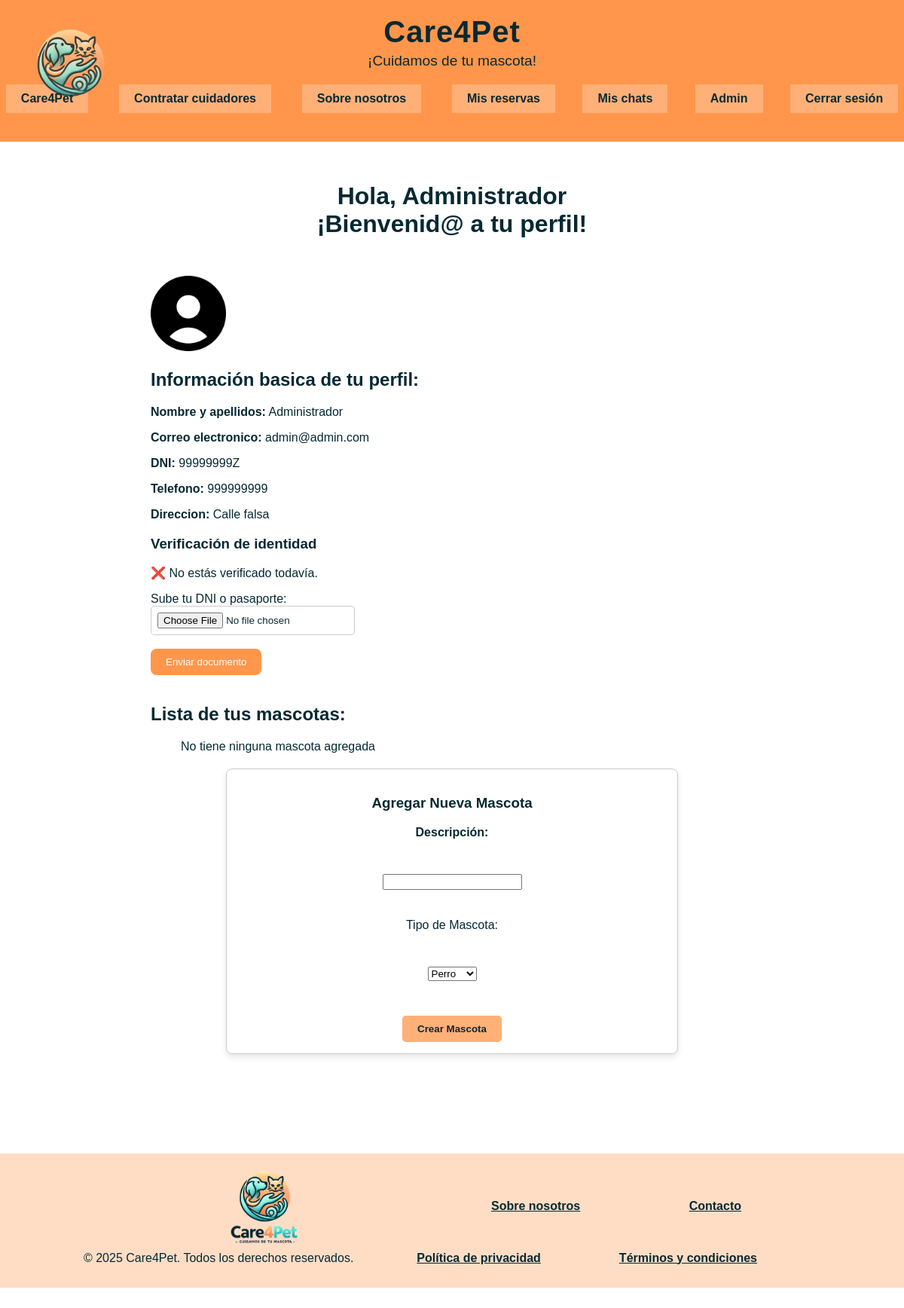
/perfil_dueno.php (signed in), run on the app's committed database.
### tables this page shows
CREATE TABLE `usuarios` (
  `idUsuario` bigint(20) UNSIGNED NOT NULL,
  `Nombre` varchar(255) NOT NULL,
  `Apellidos` varchar(255) NOT NULL,
  `Correo` varchar(255) NOT NULL,
  `Contraseña` varchar(255) NOT NULL,
  `DNI` varchar(255) NOT NULL,
  `Telefono` int(11) NOT NULL,
  `FotoPerfil` text DEFAULT NULL,
  `Direccion` varchar(255) DEFAULT NULL,
  `esDueno` tinyint(1) NOT NULL DEFAULT 0,
  `esCuidador` tinyint(1) NOT NULL DEFAULT 0,
  `esAdmin` tinyint(1) NOT NULL DEFAULT 0,
  `cuentaActiva` tinyint(1) NOT NULL DEFAULT 1,
  `fecha_registro` timestamp NOT NULL DEFAULT current_timestamp(),
  `verificado` tinyint(1) NOT NULL DEFAULT 0,
  `documento_verificacion` varchar(255) DEFAULT NULL
);

### includes/mysql/DatabaseConnection.php (called while the page is built, shortened)
<?php
    class DatabaseConnection {
        private static ?DatabaseConnection $instance = null;
        private ?mysqli $connection = null;
        private function __construct() {
            $this->connection = new mysqli(
                BD_HOST,
                BD_USER,
                BD_PASS,
                BD_NAME
            );
        }
        public static function getInstance() {
            if (self::$instance === null) {
                self::$instance = new DatabaseConnection();
            }
            return self::$instance;
        }
        public function getConnection() {
            return $this->connection;
        }
    }
?>

### includes/mysql/DAOs/DAOUsuario.php (called while the page is built, shortened)
<?php
    class DAOUsuario {
        private static $DAOUsuarioInstance = null;
        private $con;
        private function __construct() {
            require_once __DIR__ . '/../../clases/Usuario_t.php';
            require_once __DIR__ . '/../DatabaseConnection.php';
            $this->con = (DatabaseConnection::getInstance())->getConnection();
        }
        public static function getInstance() {
            if (null === self::$DAOUsuarioInstance) {
                self::$DAOUsuarioInstance = new DAOUsuario();
            }
            return self::$DAOUsuarioInstance;
        }
        public function leerUnUsuario($correo) {
            $sentencia_sql = "SELECT * FROM usuarios WHERE Correo = '{$correo}'";
            $consulta_resultado = $this->con->query($sentencia_sql);
            if ($consulta_resultado->num_rows > 0) {
                $valores_resultado = $consulta_resultado->fetch_assoc();
                $idUsuario = $valores_resultado["idUsuario"];
                $nombre = $valores_resultado["Nombre"];
                $apellidos = $valores_resultado["Apellidos"];
                $correo = $valores_resultado["Correo"];
                $contrasena = $valores_resultado["Contraseña"];
                $dni = $valores_resultado["DNI"];
                $telefono = $valores_resultado["Telefono"];
                $fotoPerfil = $valores_resultado["FotoPerfil"];
                $direccion = $valores_resultado["Direccion"];
                $esDueno = $valores_resultado["esDueno"];
                $esCuidador = $valores_resultado["esCuidador"];
                $esAdmin = $valores_resultado["esAdmin"];
                $cuentaActiva = $valores_resultado["cuentaActiva"];
                $fecha_registro = $valores_resultado["fecha_registro"];
                $usuarioBuscado = new tUsuario($idUsuario, $nombre, $apellidos,
                    $correo, $contrasena, $dni, $telefono, $fotoPerfil,
                    $direccion, $esDueno, $esCuidador, $esAdmin, $cuentaActiva, $fecha_registro);
                return $usuarioBuscado;
            }
            else {
                return NULL;
            }
        }
    }
?>

### includes/clases/Usuario_t.php (called while the page is built, shortened)
<?php
    class tUsuario {
        public $id, $nombre, $apellidos, $correo, $contrasena,
            $dni, $telefono, $fotoPerfil, $direccion, $esDueno,
            $esCuidador, $esAdmin, $cuentaActiva, $fecha_registro,
            $verificado, $documento_verificacion;
        public function __construct($id = NULL, $nombre = "", $apellidos = "",
            $correo = "", $contrasena = "", $dni = "", $telefono = "", $fotoPerfil = "",
            $direccion = "", $esDueno = 0, $esCuidador = 0, $esAdmin = 0,
            $cuentaActiva = 1, $fecha_registro = NULL, $verificado = 0, $documento_verificacion = NULL) {
            $this->nombre = $nombre;
            $this->correo = $correo;
            $this->dni = $dni;
            $this->telefono = $telefono;
            $this->fotoPerfil = $fotoPerfil;
            $this->direccion = $direccion;
        }
        public function getNombre() { return $this->nombre; }
        public function getCorreo() { return $this->correo; }
        public function getDNI() { return $this->dni; }
        public function getTelefono() { return $this->telefono; }
        public function getFotoPerfil() { return $this->fotoPerfil; }
        public function getDireccion() { return $this->direccion; }
    }
?>

### includes/mysql/DAOs/DAOMascota.php (called while the page is built, shortened)
<?php
    class DAOMascota {
        private static $DAOMascotaInstance = null;
        private $con;
        private function __construct() {
            require_once __DIR__ . '/../DatabaseConnection.php';
            $this->con = (DatabaseConnection::getInstance())->getConnection();
        }
        public static function getInstance() {
            if (null === self::$DAOMascotaInstance) {
                self::$DAOMascotaInstance = new DAOMascota();
            }
            return self::$DAOMascotaInstance;
        }
        public function leerMascotasDelUsuario($idUsuario) {
            $sentencia_sql = "SELECT
                m.idMascota,
                m.FotoMascota,
                m.Descripcion,
                m.TipoMascota
            FROM
                usuarios u
                INNER JOIN duenos d ON u.idUsuario = d.idUsuario
                INNER JOIN mascotas m ON d.idMascota = m.idMascota
            WHERE
                u.idUsuario = '$idUsuario'";
            $consulta_resultado = $this->con->query($sentencia_sql);
            $arrayMascotas = [];
            if ($consulta_resultado->num_rows > 0) {
                while ($mascotaActual = $consulta_resultado->fetch_assoc()) {
                    $idMascota = $mascotaActual["idMascota"];
                    $fotoMascota = $mascotaActual["FotoMascota"];
                    $descripcion = $mascotaActual["Descripcion"];
                    $tipoMascota = $mascotaActual["TipoMascota"];
                    $mascotaAAnadir = new tMascota($idMascota, $tipoMascota, $descripcion, $fotoMascota);
                    $arrayMascotas[] = $mascotaAAnadir;
                }
                return $arrayMascotas;
            }
            else {
                return NULL;
            }
        }
    }
?>

### includes/mysql/DAOs/DAOTipoDeMascota.php (called while the page is built, shortened)
<?php
    class DAOTipoDeMascota {
        private static $DAOTipoDeMascotaInstance = null;
        private $con;
        private function __construct() {
            require_once __DIR__ . '/../../clases/TipoDeMascota_t.php';
            require_once __DIR__ . '/../DatabaseConnection.php';
            $this->con = (DatabaseConnection::getInstance())->getConnection();
        }
        public static function getInstance() {
            if (null === self::$DAOTipoDeMascotaInstance) {
                self::$DAOTipoDeMascotaInstance = new DAOTipoDeMascota();
            }
            return self::$DAOTipoDeMascotaInstance;
        }
        public function leerTodosLosTipoDeMascotas() {
            $sentencia_sql = "SELECT * FROM tipos_de_mascotas";
            $consulta_resultado = $this->con->query($sentencia_sql);
            $arrayTipoDeMascotas = [];
            if ($consulta_resultado->num_rows > 0) {
                while ($tipoDeMascotaActual = $consulta_resultado->fetch_assoc()) {
                    $idTipoDeMascota = $tipoDeMascotaActual["idTipoMascota"];
                    $nombre = $tipoDeMascotaActual["Nombre"];
                    $tipoDeMascotaAAnadir = new tTipoDeMascota($idTipoDeMascota, $nombre);
                    $arrayTipoDeMascotas[] = $tipoDeMascotaAAnadir;
                }
                return $arrayTipoDeMascotas;
            }
            else {
                return NULL;
            }
        }
    }
?>

### includes/clases/TipoDeMascota_t.php (called while the page is built, shortened)
<?php
    class tTipoDeMascota {
        public function __construct($id, $nombre = "") {
            $this->id = $id;
            $this->nombre = $nombre;
        }
    }
?>

### perfil_dueno.php (the view, shortened to what this page needs)
<?php
    require_once __DIR__ . '/includes/mysql/DatabaseConnection.php';
    require_once __DIR__ . '/includes/mysql/DAOs/DAOUsuario.php';
    require_once __DIR__ . '/includes/mysql/DAOs/DAOMascota.php';
    require_once __DIR__ . '/includes/mysql/DAOs/DAOTipoDeMascota.php';
    $usuario = NULL;
    $listaMascotas = [];
    $listaTiposDeMascotas = [];
    if (isset($_SESSION["login"]) && $_SESSION["login"] == true) {
        $id = $_SESSION["id"];
        $usuario = (DAOUsuario::getInstance())->leerUnUsuario($_SESSION["email"]);
        $listaMascotas = (DAOMascota::getInstance())->leerMascotasDelUsuario($id);
        $listaTiposDeMascotas = (DAOTipoDeMascota::getInstance())->leerTodosLosTipoDeMascotas();
    } else {
        header("Location: index.php");
    }
?>
<!DOCTYPE html>
<html lang="es">
	<head>
        <link rel="stylesheet" type="text/css" href="<?= RUTA_CSS ?>estilo.css" />
	</head>
	<body>
    <?php
		require_once __DIR__ . '/includes/vistas/comun/cabecera.php';
	?>
	<div class="contenedor-general">
        <h2 class="titulo-pagina">Hola, <?php echo $usuario->getNombre() ?> <br> ¡Bienvenid@ a tu perfil! </h2>
            <?php
                $fotoPerfil = $usuario->getFotoPerfil();
                if ($fotoPerfil) {
                    $rutaFotoPerfil = RUTA_IMGS . $fotoPerfil;
            ?>
            <img src="<?= $rutaFotoPerfil ?>" alt="Foto de dueno" width="100" height="100">
            <?php } else { ?>
                        <img src="<?= RUTA_IMGS ?>perfil_rand.png" alt="Foto de dueno" width="100" height="100">
                    <?php } ?>
        <h2>Información basica de tu perfil:</h2>
        <?php
            echo "<p><strong>Nombre y apellidos:</strong> " . $usuario->getNombre() . " " . $usuario->getApellidos() . "</p>";
            echo "<p><strong>Correo electronico:</strong> " . $usuario->getCorreo() . "</p>";
            echo "<p><strong>DNI:</strong> " . $usuario->getDNI() . "</p>";
            echo "<p><strong>Telefono:</strong> " . $usuario->getTelefono() . "</p>";
            echo "<p><strong>Direccion:</strong> " . $usuario->getDireccion() . "</p>";
        ?>
        <?php
            $verificado = false;
            $consultaVerificacion = $con->query("SELECT verificado FROM usuarios WHERE idUsuario = $id");
            if ($consultaVerificacion) {
                $verificado = $consultaVerificacion->fetch_assoc()['verificado'] ?? false;
            }
            ?>
            <h3>Verificación de identidad</h3>
            <?php if ($verificado): ?>
                <p>✔ Ya estás verificado</p>
            <?php else: ?>
                <p>❌ No estás verificado todavía.</p>
                <form action="subir_documento_verificacion.php" method="POST" enctype="multipart/form-data">
                    <label for="documento">Sube tu DNI o pasaporte:</label><br>
                    <input type="file" name="documento_verificacion" id="documento" accept=".jpg,.jpeg,.png,.pdf" required><br><br>
                    <button type="submit">Enviar documento</button>
                </form>
            <?php endif; ?>
        <br>
		<h2>Lista de tus mascotas:</h2>
        <ul>
            <?php if ($listaMascotas == NULL) {
                echo "No tiene ninguna mascota agregada";
            } else {
                foreach ($listaMascotas as $mascota) : ?>
                <div class="mascota-card">
                    <div class="mascota-info">
                        <?php
                            $foto = $mascota->getFoto();
                            $rutaFoto = RUTA_APP . 'img/' . $foto;
                            $rutaFotoCompleta = 'http://' . $_SERVER['HTTP_HOST'] . $rutaFoto;
                            if ($foto) {
                        ?>
                                <img src="<?= $rutaFotoCompleta ?>" alt="Foto de Mascota" width="100" height="100">
                            <?php } else { ?>
                                            <img src="<?= RUTA_IMGS ?>icon-pet-paw.png" alt="Foto de mascota" width="100" height="100">
                                    <?php } ?>
                        <p><strong>Descripción:</strong> <?php echo $mascota->getDescripcion(); ?></p>
                        <p><strong>Tipo de Mascota:</strong>
                            <?php
                                if ($listaTiposDeMascotas != NULL) {
                                    $nombreTipoMascota = getNombreTipoMascotaById($listaTiposDeMascotas, intval($mascota->getTipoMascota()));
                                    echo $nombreTipoMascota;
                                }
                            ?>
                        </p>
                    </div>
                    <div class="mascota-actions">
                        <form method="POST" style="display:inline;">
                            <input type="hidden" name="idMascota" value="<?php echo $mascota->getId(); ?>">
                            <button type="submit" name="deleteMascota" class="btn-delete">Eliminar Mascota</button>
                        </form>
                    </div>
                </div>
            <?php endforeach; if (count($listaMascotas) == 0) {
                echo "Actualmente no has agregado ninguna mascota. Haz un click sobre 'Agregar Mascota +' para agregar una mascota.";
            } } ?>
        </ul>
        <div class="mascota-form">
        <h3>Agregar Nueva Mascota</h3>
        <form method="POST" class="formulario-login-campos">
            <label for="descripcion"><strong>Descripción:</strong></label><br>
            <input type="text" name="descripcion" id="descripcion" required class="formulario-login-campos"><br>
            <label for="tipoMascota">Tipo de Mascota:</label><br>
            <select name="tipoMascota" id="tipoMascota" required class="formulario-login-campos">
                <?php
                if ($listaTiposDeMascotas != NULL && count($listaTiposDeMascotas) > 0) {
                    foreach ($listaTiposDeMascotas as $tipo) {
                        echo '<option value="' . htmlspecialchars($tipo->id) . '">' . htmlspecialchars($tipo->nombre) . '</option>';
                    }
                }
                ?>
            </select><br>
            <button type="submit" name="crearMascota" class="btn-delete">Crear Mascota</button>
        </form>
        </div>
	</div>
	<?php require_once __DIR__ . '/includes/vistas/comun/pie_pagina.php'; ?>
	<?php require_once __DIR__ . '/includes/vistas/comun/aviso_legal.php'; ?>
	</body>
</html>

### css/estilo.css (style rules this page uses)
*, *::before, *::after { box-sizing: border-box; }
body { margin: 0; padding: 0; box-sizing: border-box; width: 100%; overflow-x: hidden; }
* { box-sizing: border-box; }
body { margin: 0; padding: 0; font-family: 'Poppins', sans-serif; background-color: #ffffff; color: #062932; }
.mascota-form { background-color: #fff; border: 1px solid #ccc; border-radius: 8px; box-shadow: 0 4px 8px rgba(0, 0, 0, 0.1); padding: 15px; margin: 20px auto; width: 90%; max-width: 600px; display: flex; align-items: center; justify-content: center; flex-direction: column; text-align: center; }
form label { font-size: 16px; margin-bottom: 8px; }
form input[type="file"] { padding: 8px; border-radius: 5px; border: 1px solid #ccc; }
form button { background-color: #ff964b; color: white; border: none; border-radius: 8px; padding: 10px 20px; cursor: pointer; transition: background-color 0.3s ease; }
.titulo-pagina { text-align: center; margin-bottom: 50px; margin-top: 0px; padding-top: 0; font-size: 2em; }
.contenedor-general { margin-top: 0px; margin-right: 200px; margin-left: 200px; }
.btn-delete { padding: 10px 20px; background-color: #ffb077; color: #062932; font-weight: bold; transition: background-color 0.3s, transform 0.3s; margin: 0; margin-top: 8px; border: none; border-radius: 5px; bottom: 0px; }
.formulario-login-campos { display: flex; flex-direction: column; align-items: center; gap: 10px; }

### data on the page
usuarios: Nombre "Administrador", Correo "admin@admin.com", DNI "99999999Z", Telefono "999999999", Direccion "Calle falsa"

### other printed values
form field tipoMascota "Perro"
